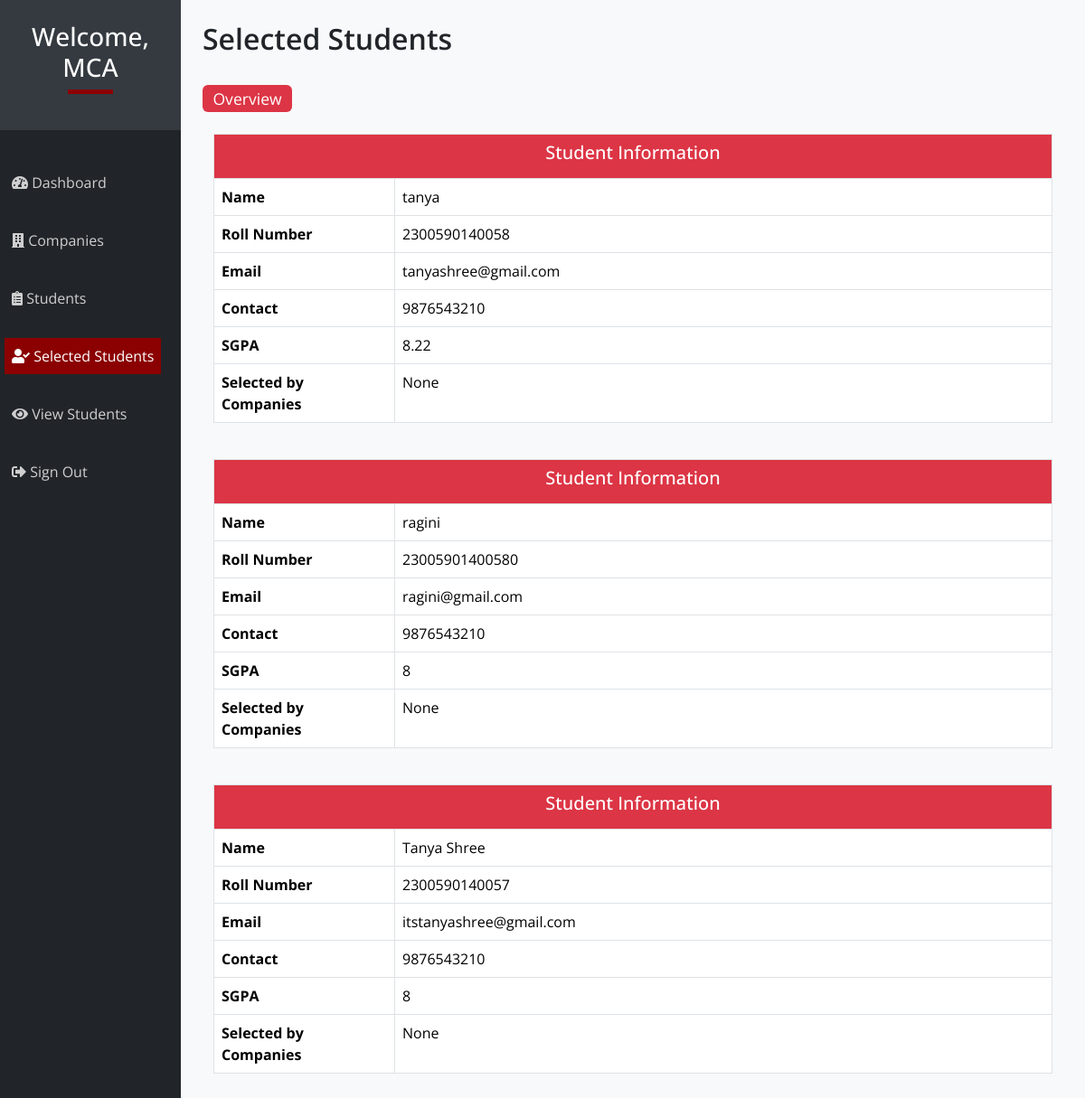
Screenshot of /admin/selected.php (signed in) with the database file from the repository.
### tables this page shows
CREATE TABLE `student` (
  `email` varchar(50) NOT NULL,
  `s_id` int(25) NOT NULL,
  `sgpa` float DEFAULT NULL,
  `dept` varchar(50) NOT NULL,
  `password` varchar(50) NOT NULL,
  `contact` bigint(11) DEFAULT NULL,
  `name` varchar(50) NOT NULL,
  `rolln` bigint(25) DEFAULT NULL
);

### admin/selected.php (the view, shortened to what this page needs)
<?php include '../db.php'; ?>
<!DOCTYPE html>
<html lang="en">
<head>
    <link href="https://cdnjs.cloudflare.com/ajax/libs/font-awesome/5.15.4/css/all.min.css" rel="stylesheet">
    <link href="css/font-awesome.min.css" rel="stylesheet">
    <link href="https://cdnjs.cloudflare.com/ajax/libs/font-awesome/5.15.4/css/all.min.css" rel="stylesheet">
    <link rel="stylesheet" href="css/bootstrapmin.css" type="text/css">
    <link href="css/dashboard-style.css" rel="stylesheet">
  </head>
  <body>
  <div class="container-fluid">
        <div class="row">
            <div class="col-md-3 col-lg-2 p-0 bg-dark text-white">
                <div class="sidebar-header p-4 text-center">
                    <h3>Welcome, <?php echo $_SESSION['dept']; ?></h3>
                    <div class="square mb-3"></div>
                </div>
                <nav class="navbar navbar-expand-lg navbar-dark">
                    <ul class="navbar-nav flex-column">
                        <li class="nav-item">
                            <a class="nav-link" href="hello.php"><i class="fas fa-tachometer-alt"></i> Dashboard</a>
                        </li>
                        <br>
                        <li class="nav-item">
                            <a class="nav-link" href="clist.php"><i class="fas fa-building"></i> Companies</a>
                        </li>
                        <br>
                        <li class="nav-item" >
                          <a class="nav-link" href="applied.php"><i class="fas fa-clipboard-list"></i> Students</a>
                          <br>
                        <li class="nav-item">
                            <a class="nav-link active" href="selected.php"><i class="fas fa-user-check"></i> Selected Students</a>
                        </li>
                        <br>
                        <li class="nav-item">
                            <a class="nav-link" href="view.php"><i class="fas fa-eye"></i> View Students</a>
                        </li>
                        <br>
                        <li class="nav-item">
                            <a class="nav-link" href="logout.php"><i class="fas fa-sign-out-alt"></i> Sign Out</a>
                        </li>
                    </ul>
                </nav>
            </div>
      <div class="col-md-9 col-lg-10 p-4 bg-light">
            <div class="content-header mb-4">
                <h2>Selected Students</h2>
                <br>
                <span class="badge bg-danger">Overview</span>
            </div>
              <?php
                  $dept=$_SESSION['dept'];
                  $query="SELECT * FROM student WHERE dept='{$dept}'";
                  $select_all_posts_query=mysqli_query($connection,$query);
                    while($row=mysqli_fetch_assoc($select_all_posts_query)){
                              $cname=null;
                              $rolln=$row['rolln'];
                            ?>
 <div class="container my-4">
  <div class="table-responsive">
    <table class="table table-bordered table-hover">
      <thead class="thead-dark">
        <tr>
          <th colspan="2" class="text-center bg-danger text-white">
            <h5>Student Information</h5>
          </th>
        </tr>
      </thead>
      <tbody>
        <?php
        $query = "SELECT * FROM student WHERE rolln = '$rolln'";
        $result = mysqli_query($connection, $query);
        if (mysqli_num_rows($result) > 0) {
          while ($row = mysqli_fetch_assoc($result)) {
            $name = $row['name'];
            $email = $row['email'];
            $contact = $row['contact'];
            $sgpa = $row['sgpa'];
            ?>
            <tr>
              <th>Name</th>
              <td><?php echo ($name); ?></td>
            </tr>
            <tr>
              <th>Roll Number</th>
              <td><?php echo ($rolln); ?></td>
            </tr>
            <tr>
              <th>Email</th>
              <td><?php echo htmlspecialchars($email); ?></td>
            </tr>
            <tr>
              <th>Contact</th>
              <td><?php echo htmlspecialchars($contact); ?></td>
            </tr>
            <tr>
              <th>SGPA</th>
              <td><?php echo htmlspecialchars($sgpa); ?></td>
            </tr>
            <tr>
              <th>Selected by Companies</th>
              <td>
                <?php echo $cname === null ? 'None' : htmlspecialchars($cname); ?>
              </td>
            </tr>
            <?php
          }
        } else {
          echo '<tr><td colspan="2" class="text-center text-danger">No records found for this Roll Number.</td></tr>';
        }
        ?>
      </tbody>
    </table>
  </div>
</div>
                                <?php
                              }
                    ?>
			  </div>
			  </div>
			  </div>
  </body>
</html>

### admin/css/dashboard-style.css (style rules this page uses)
body { font-family: 'Open Sans', sans-serif; background-color: #f8f9fa; }
.sidebar-header { background-color: #343a40; color: white; }
.square { width: 50px; height: 5px; background-color: darkred; margin: 0 auto 20px; }
.navbar-nav { margin-top: 30px; margin-bottom: 150px; margin-left: 5px; }
.nav-link { color: #cfcfcf; padding: 70px 60x!important; }
.nav-link:hover, .nav-link.active { background-color: darkred; color: white; }
.content-header h2 { font-size: 2rem; font-weight: 600; }
.content-header span { font-size: 1.1rem; font-weight: 400; }
.table th { width: 200px; }
.table td { font-size: 1rem; }

### rows the page displays
student: name "tanya", rolln "2300590140058", email "tanyashree@gmail.com", contact "9876543210", sgpa "8.22"
student: name "ragini", rolln "23005901400580", email "ragini@gmail.com", contact "9876543210", sgpa "8"
student: name "Tanya Shree", rolln "2300590140057", email "itstanyashree@gmail.com", contact "9876543210", sgpa "8"

### other values shown
$_SESSION['dept'] "MCA"
